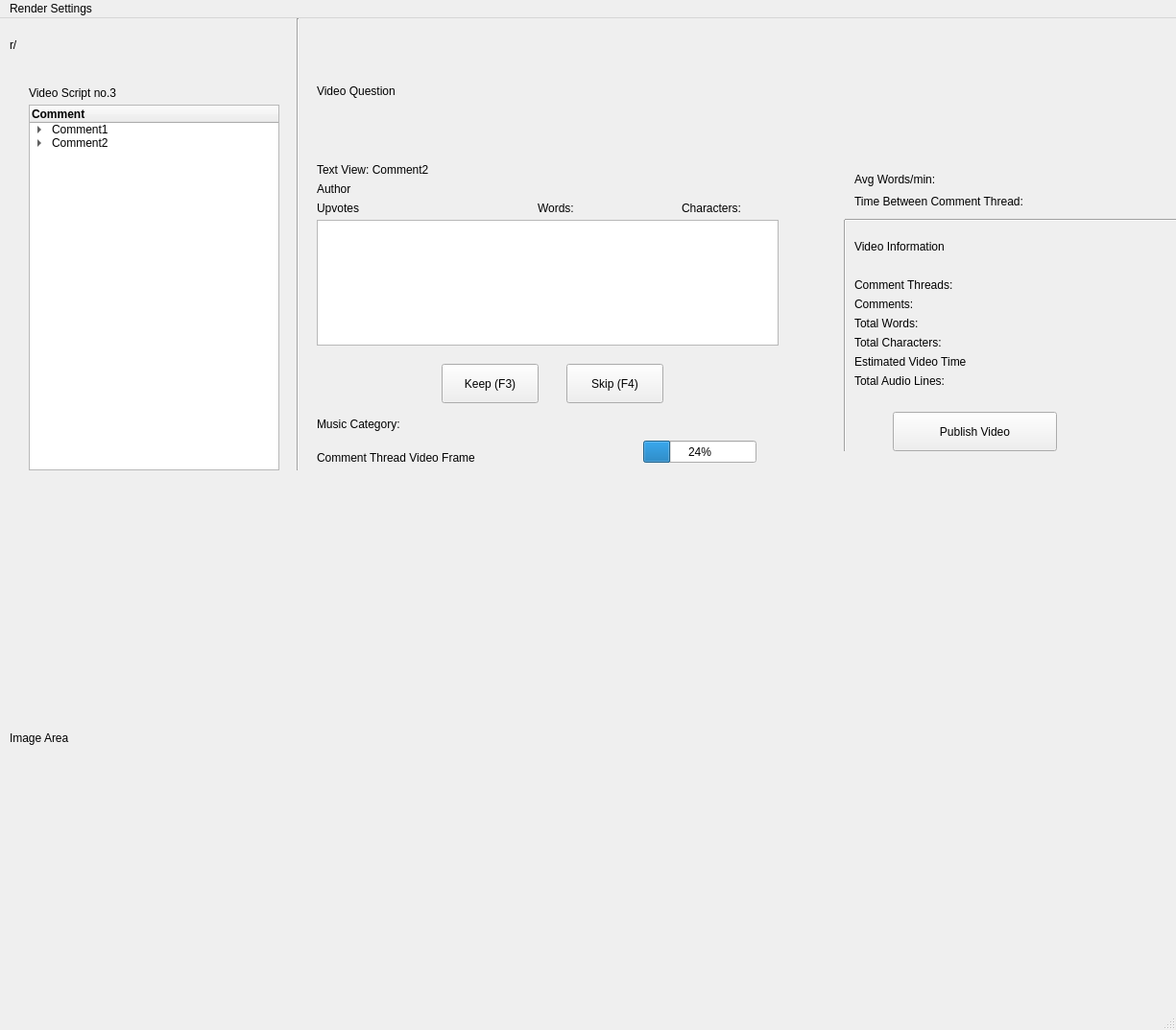
<?xml version="1.0" encoding="UTF-8"?>
<ui version="4.0">
 <class>MainWindow</class>
 <widget class="QMainWindow" name="MainWindow">
  <property name="geometry">
   <rect>
    <x>0</x>
    <y>0</y>
    <width>1225</width>
    <height>1073</height>
   </rect>
  </property>
  <property name="windowTitle">
   <string>MainWindow</string>
  </property>
  <widget class="QWidget" name="centralwidget">
   <widget class="QTreeWidget" name="treeWidget">
    <property name="geometry">
     <rect>
      <x>30</x>
      <y>90</y>
      <width>261</width>
      <height>381</height>
     </rect>
    </property>
    <column>
     <property name="text">
      <string>Comment</string>
     </property>
     <property name="font">
      <font>
       <weight>75</weight>
       <bold>true</bold>
      </font>
     </property>
    </column>
    <item>
     <property name="text">
      <string>Comment1</string>
     </property>
     <item>
      <property name="text">
       <string>Reply1</string>
      </property>
      <property name="statusTip">
       <string/>
      </property>
     </item>
     <item>
      <property name="text">
       <string>Reply2</string>
      </property>
     </item>
     <item>
      <property name="text">
       <string>Reply3</string>
      </property>
     </item>
    </item>
    <item>
     <property name="text">
      <string>Comment2</string>
     </property>
     <item>
      <property name="text">
       <string>Reply1</string>
      </property>
     </item>
     <item>
      <property name="text">
       <string>Reply2</string>
      </property>
     </item>
     <item>
      <property name="text">
       <string>Reply3</string>
      </property>
     </item>
    </item>
   </widget>
   <widget class="QTextEdit" name="commentDisplay">
    <property name="geometry">
     <rect>
      <x>330</x>
      <y>210</y>
      <width>481</width>
      <height>131</height>
     </rect>
    </property>
   </widget>
   <widget class="QLabel" name="label">
    <property name="geometry">
     <rect>
      <x>30</x>
      <y>70</y>
      <width>251</width>
      <height>16</height>
     </rect>
    </property>
    <property name="text">
     <string>Video Script no.3</string>
    </property>
   </widget>
   <widget class="QLabel" name="textView">
    <property name="geometry">
     <rect>
      <x>330</x>
      <y>150</y>
      <width>251</width>
      <height>16</height>
     </rect>
    </property>
    <property name="text">
     <string>Text View: Comment2</string>
    </property>
   </widget>
   <widget class="QLabel" name="label_3">
    <property name="geometry">
     <rect>
      <x>330</x>
      <y>450</y>
      <width>261</width>
      <height>16</height>
     </rect>
    </property>
    <property name="text">
     <string>Comment Thread Video Frame</string>
    </property>
   </widget>
   <widget class="QPushButton" name="keep">
    <property name="geometry">
     <rect>
      <x>460</x>
      <y>360</y>
      <width>101</width>
      <height>41</height>
     </rect>
    </property>
    <property name="text">
     <string>Keep (F3)</string>
    </property>
   </widget>
   <widget class="QPushButton" name="skip">
    <property name="geometry">
     <rect>
      <x>590</x>
      <y>360</y>
      <width>101</width>
      <height>41</height>
     </rect>
    </property>
    <property name="text">
     <string>Skip (F4)</string>
    </property>
   </widget>
   <widget class="QLabel" name="estvidtime">
    <property name="geometry">
     <rect>
      <x>890</x>
      <y>350</y>
      <width>331</width>
      <height>16</height>
     </rect>
    </property>
    <property name="text">
     <string>Estimated Video Time</string>
    </property>
   </widget>
   <widget class="QLabel" name="totalaudiolines">
    <property name="geometry">
     <rect>
      <x>890</x>
      <y>370</y>
      <width>301</width>
      <height>16</height>
     </rect>
    </property>
    <property name="text">
     <string>Total Audio Lines:</string>
    </property>
   </widget>
   <widget class="Line" name="line">
    <property name="geometry">
     <rect>
      <x>870</x>
      <y>210</y>
      <width>20</width>
      <height>241</height>
     </rect>
    </property>
    <property name="orientation">
     <enum>Qt::Vertical</enum>
    </property>
   </widget>
   <widget class="QLabel" name="author">
    <property name="geometry">
     <rect>
      <x>330</x>
      <y>170</y>
      <width>241</width>
      <height>16</height>
     </rect>
    </property>
    <property name="text">
     <string>Author</string>
    </property>
   </widget>
   <widget class="QLabel" name="upvotes">
    <property name="geometry">
     <rect>
      <x>330</x>
      <y>190</y>
      <width>221</width>
      <height>16</height>
     </rect>
    </property>
    <property name="text">
     <string>Upvotes</string>
    </property>
   </widget>
   <widget class="QLabel" name="avgwordsmin">
    <property name="geometry">
     <rect>
      <x>890</x>
      <y>160</y>
      <width>271</width>
      <height>16</height>
     </rect>
    </property>
    <property name="text">
     <string>Avg Words/min: </string>
    </property>
   </widget>
   <widget class="QLabel" name="commentthreads">
    <property name="geometry">
     <rect>
      <x>890</x>
      <y>270</y>
      <width>301</width>
      <height>16</height>
     </rect>
    </property>
    <property name="text">
     <string>Comment Threads:</string>
    </property>
   </widget>
   <widget class="QLabel" name="timebetweencommentthread">
    <property name="geometry">
     <rect>
      <x>890</x>
      <y>180</y>
      <width>361</width>
      <height>21</height>
     </rect>
    </property>
    <property name="text">
     <string>Time Between Comment Thread:</string>
    </property>
   </widget>
   <widget class="Line" name="line_2">
    <property name="geometry">
     <rect>
      <x>880</x>
      <y>200</y>
      <width>361</width>
      <height>21</height>
     </rect>
    </property>
    <property name="orientation">
     <enum>Qt::Horizontal</enum>
    </property>
   </widget>
   <widget class="QLabel" name="label_12">
    <property name="geometry">
     <rect>
      <x>890</x>
      <y>230</y>
      <width>141</width>
      <height>16</height>
     </rect>
    </property>
    <property name="text">
     <string>Video Information</string>
    </property>
   </widget>
   <widget class="QLabel" name="videoquestion">
    <property name="geometry">
     <rect>
      <x>330</x>
      <y>10</y>
      <width>811</width>
      <height>131</height>
     </rect>
    </property>
    <property name="text">
     <string>Video Question</string>
    </property>
    <property name="wordWrap">
     <bool>true</bool>
    </property>
   </widget>
   <widget class="Line" name="line_3">
    <property name="geometry">
     <rect>
      <x>300</x>
      <y>0</y>
      <width>20</width>
      <height>471</height>
     </rect>
    </property>
    <property name="orientation">
     <enum>Qt::Vertical</enum>
    </property>
   </widget>
   <widget class="QLabel" name="wordscomment">
    <property name="geometry">
     <rect>
      <x>560</x>
      <y>190</y>
      <width>161</width>
      <height>16</height>
     </rect>
    </property>
    <property name="text">
     <string>Words:</string>
    </property>
   </widget>
   <widget class="QLabel" name="subreddit">
    <property name="geometry">
     <rect>
      <x>10</x>
      <y>20</y>
      <width>361</width>
      <height>16</height>
     </rect>
    </property>
    <property name="text">
     <string>r/</string>
    </property>
   </widget>
   <widget class="QLabel" name="commentamount">
    <property name="geometry">
     <rect>
      <x>890</x>
      <y>290</y>
      <width>311</width>
      <height>16</height>
     </rect>
    </property>
    <property name="text">
     <string>Comments:</string>
    </property>
   </widget>
   <widget class="QLabel" name="totalwords">
    <property name="geometry">
     <rect>
      <x>890</x>
      <y>310</y>
      <width>301</width>
      <height>16</height>
     </rect>
    </property>
    <property name="text">
     <string>Total Words:</string>
    </property>
   </widget>
   <widget class="QPushButton" name="publish">
    <property name="geometry">
     <rect>
      <x>930</x>
      <y>410</y>
      <width>171</width>
      <height>41</height>
     </rect>
    </property>
    <property name="text">
     <string>Publish Video</string>
    </property>
   </widget>
   <widget class="QLabel" name="imageArea">
    <property name="geometry">
     <rect>
      <x>10</x>
      <y>479</y>
      <width>1201</width>
      <height>541</height>
     </rect>
    </property>
    <property name="text">
     <string>Image Area</string>
    </property>
   </widget>
   <widget class="QLabel" name="musicCat">
    <property name="geometry">
     <rect>
      <x>330</x>
      <y>413</y>
      <width>231</width>
      <height>20</height>
     </rect>
    </property>
    <property name="text">
     <string>Music Category:</string>
    </property>
   </widget>
   <widget class="QLabel" name="totalcharacters">
    <property name="geometry">
     <rect>
      <x>890</x>
      <y>330</y>
      <width>301</width>
      <height>16</height>
     </rect>
    </property>
    <property name="text">
     <string>Total Characters:</string>
    </property>
   </widget>
   <widget class="QLabel" name="characterscomment">
    <property name="geometry">
     <rect>
      <x>710</x>
      <y>190</y>
      <width>161</width>
      <height>16</height>
     </rect>
    </property>
    <property name="text">
     <string>Characters:</string>
    </property>
   </widget>
   <widget class="QProgressBar" name="progressBar">
    <property name="geometry">
     <rect>
      <x>670</x>
      <y>440</y>
      <width>118</width>
      <height>23</height>
     </rect>
    </property>
    <property name="value">
     <number>24</number>
    </property>
   </widget>
  </widget>
  <widget class="QMenuBar" name="menubar">
   <property name="geometry">
    <rect>
     <x>0</x>
     <y>0</y>
     <width>1225</width>
     <height>21</height>
    </rect>
   </property>
   <widget class="QMenu" name="menuRender_Settings">
    <property name="title">
     <string>Render Settings</string>
    </property>
    <addaction name="editrendervalues"/>
    <addaction name="nightmode"/>
   </widget>
   <addaction name="menuRender_Settings"/>
  </widget>
  <widget class="QStatusBar" name="statusbar"/>
  <action name="editrendervalues">
   <property name="text">
    <string>Edit Global Values</string>
   </property>
  </action>
  <action name="nightmode">
   <property name="text">
    <string>Toggle Night Mode</string>
   </property>
  </action>
 </widget>
 <resources/>
 <connections/>
</ui>
